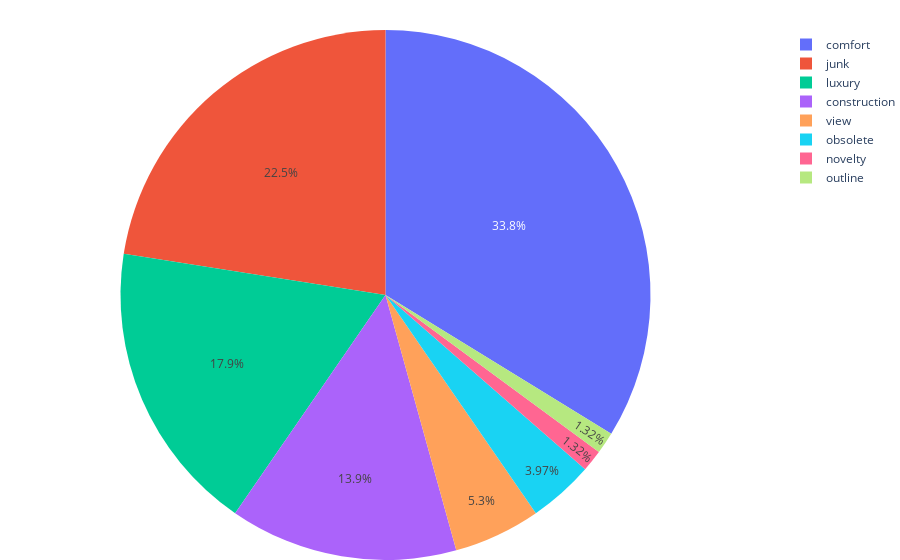

The code cell stored with this chart in its notebook:
### Code cell
counts = images['label'].value_counts()
iplot(
    Figure()
    .add_trace(Pie(labels=[labels[i] for i in counts.index], values=counts.values))
    .update_layout(margin={'t': 30, 'r': 0, 'b': 0, 'l': 0})
)

### Figure 1 — Plotly figure (JSON) as saved in the notebook; plotly's stock layout.template omitted (floating-point values rounded to 4 significant figures)
{"data": [{"labels": ["comfort", "junk", "luxury", "construction", "view", "obsolete", "novelty", "outline"], "type": "pie", "values": [51, 34, 27, 21, 8, 6, 2, 2]}], "layout": {"margin": {"b": 0, "l": 0, "r": 0, "t": 30}}}
